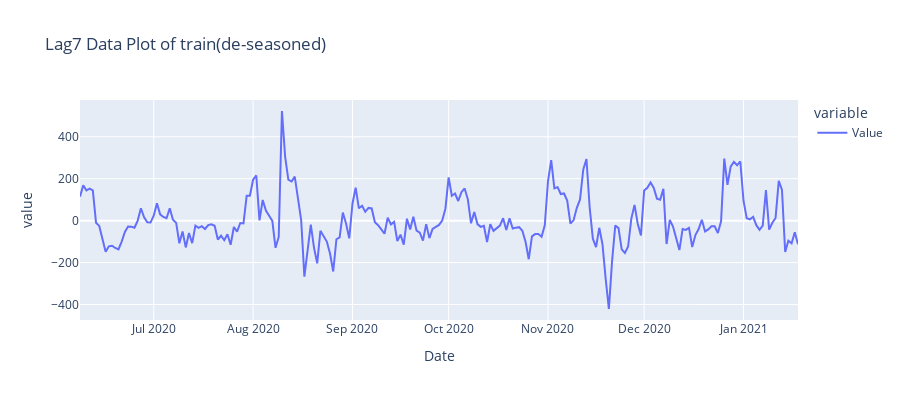

This figure's notebook cell:
### Code cell
fig = px.line(diff7, height=400, title='Lag7 Data Plot of train(de-seasoned)')
fig.show()

### Figure 1 — Plotly figure (JSON) as saved in the notebook; plotly's stock layout.template omitted (floating-point values rounded to 4 significant figures; data arrays with more than 128 entries replaced by an {"elided": "..."} marker saying what was removed)
{"data": [{"hovertemplate": "variable=Value<br>Date=%{x}<br>value=%{y}<extra></extra>", "legendgroup": "Value", "line": {"color": "#636efa", "dash": "solid"}, "mode": "lines", "name": "Value", "orientation": "v", "showlegend": true, "type": "scatter", "x": {"elided": "225 str values"}, "xaxis": "x", "y": {"elided": "225 float values"}, "yaxis": "y"}], "layout": {"height": 400, "legend": {"title": {"text": "variable"}, "tracegroupgap": 0}, "title": {"text": "Lag7 Data Plot of train(de-seasoned)"}, "xaxis": {"anchor": "y", "domain": [0, 1], "title": {"text": "Date"}}, "yaxis": {"anchor": "x", "domain": [0, 1], "title": {"text": "value"}}}}
